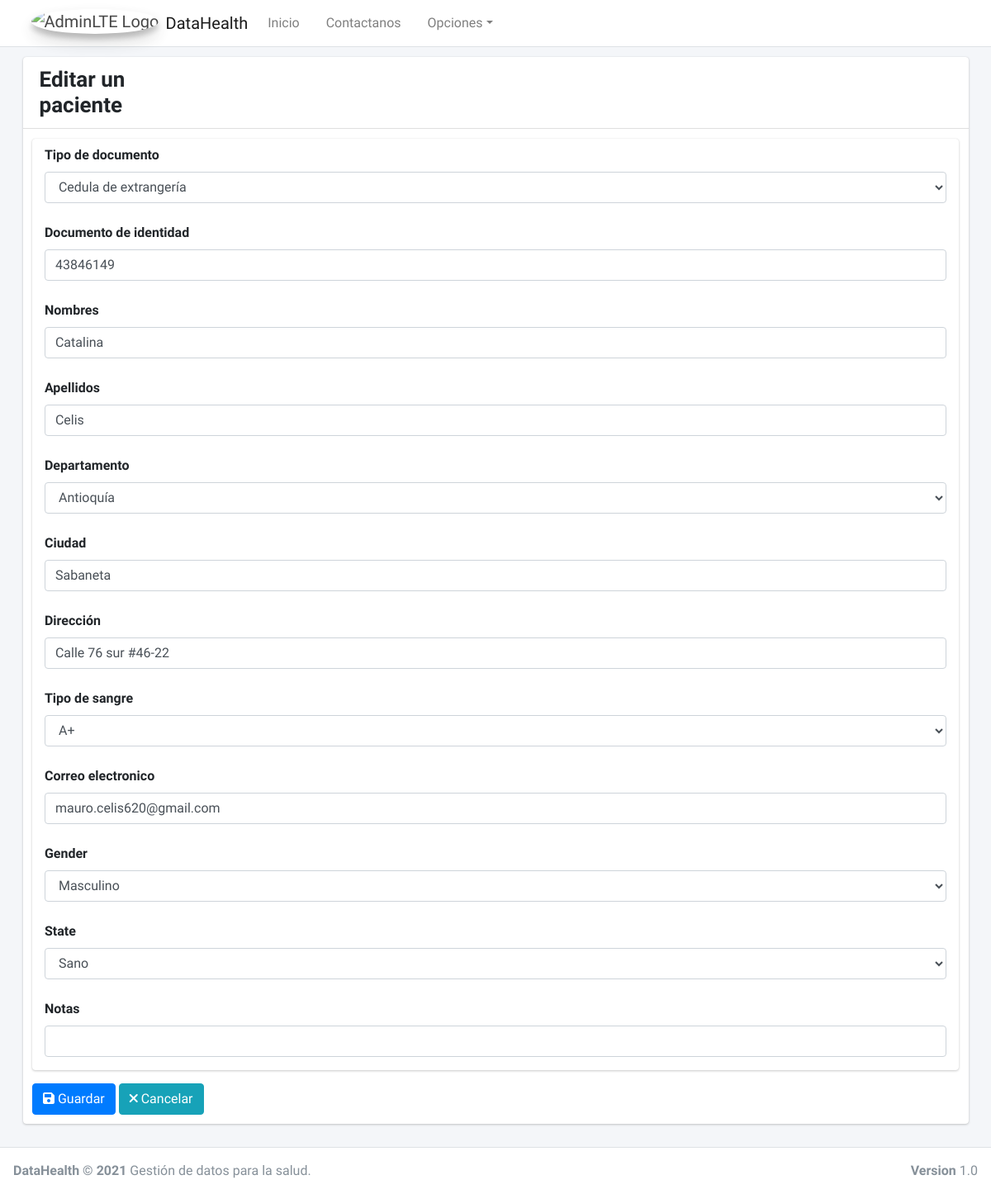
/pacientes/edit/43846149/ (signed in), run on the app's committed database.
### core/patients/models.py (models this page shows, shortened)
class patients(models.Model):
    document_type = models.CharField(choices=[
        ('T.I.', 'Tarjeta de identidad'),
        ('C.C', 'Cedula de Ciudadanía'),
        ('C.E', 'Cedula de extrangería')
    ], max_length=30, verbose_name='Tipo de documento', null=False, blank=False, default='Cedula de Ciudadanía')
    id_patient = models.IntegerField(verbose_name='documento de identidad', unique=True, primary_key=True, null=False)
    name = models.CharField(max_length=50, verbose_name='Nombres', null=False)
    lastname = models.CharField(max_length=50, verbose_name='Apellidos', null=False)
    departament = models.CharField(choices=[
        ('Leticia', 'Amazonas'),
        ('Medellín', 'Antioquía'),
        ('Arauca', 'Arauca'),
        ('Barranquilla', 'Atlántico'),
        ('Cartagena de Indias', 'Bolívar'),
        ('Tunja', 'Boyacá'),
        ('Manizales', 'Caldas'),
        ('Florencia', 'Caquetá'),
        ('Yopal', 'Casanare'),
        ('Popayán', 'Cauca'),
        ('Valledupar', 'Cesar'),
        ('Quibdó', 'Chocó'),
        ('Montería', 'Córdoba'),
        ('Bogotá', 'Cundinamarca'),
        ('Inírida', 'Guainía'),
        ('San José del Guaviare', 'Guaviare'),
        ('Neiva', 'Huila'),
        ('Riohacha', 'La Guajira'),
        ('Santa Marta', 'Magdalena'),
        ('Villavicencio', 'Meta'),
        ('San Juan de Pasto', 'Nariño'),
        ('San José de Cúcuta', 'Norte de Santander'),
        ('Mocoa', 'Putumayo'),
        ('Armenia', 'Quindío'),
        ('Pereira', 'Risaralda'),
        ('San Andrés', 'San Andrés y Providencia'),
        ('Bucaramanga', 'Santander'),
        ('Sincelejo', 'Sucre'),
        ('Ibagué', 'Tolima'),
        ('Cali', 'Valle del Cauca'),
        ('Mitú', 'Vaupés'),
        ('Puerto Carreño', 'Vichada'),
    ], max_length=50, verbose_name='Departamento', null=False)
    city = models.CharField(max_length=30, verbose_name='Ciudad')
    direccion = models.CharField(max_length=30, verbose_name='Dirección', null=True, blank=True)
    rh = models.CharField(choices=[
        ('A positivo', 'A+'),
        ('A negativo', 'A-'),
        ('O positivo', 'O+'),
        ('O negativo', 'O-' ),
        ('AB positivo', 'AB+'),
        ('AB negativo','AB-'),
        ( 'B positivo','B+'),
        ('B negativo', 'B-')
    ], verbose_name='Tipo de sangre', max_length=15, default='A+')
    email = models.CharField(verbose_name='Correo electronico', max_length=50, null=True, blank=True)
    gender = models.CharField(choices=[
        ('F', 'Femenino'),
        ('M', 'Masculino')
    ], max_length=1, default='F')
    state = models.CharField(choices=[
        ('Interno', 'Interno'),
        ('Alta', 'Alta'),
        ('Recuperación', 'Recuperación'),
        ('Sano', 'Sano'),
        ('requiere cirugia', 'requiere cirugia' )
    ], max_length=30, default='Sano')
    notas= models.CharField(max_length=1000, null= True, blank=True, unique=False)
    class Meta:
        verbose_name = 'Paciente'
        verbose_name_plural = 'Pacientes'
        db_table = 'Pacientes'

### core/patients/views.py (the view)
# urls.py: path('pacientes/edit/<int:pk>/', PacientesUpdateView.as_view(), name='Pacientes_Update'),
class PacientesUpdateView(UpdateView):
    model = patients
    form_class = PatientsForm
    template_name = 'PatientsCreate.html'
    success_url = reverse_lazy('Patients')
    @method_decorator(login_required)
    def dispatch(self, request, *args, **kwargs):
        return super().dispatch(request, *args, **kwargs)
    def get_context_data(self, **kwargs):
        context = super().get_context_data(**kwargs)
        context['title'] = 'Editar un paciente'
        context['action'] = 'edit'
        context['list_url'] = reverse_lazy('Patients')
        context['entity'] = 'Pacientes'
        return context

### core/patients/forms.py
class PatientsForm(ModelForm):
    def __init__(self, *args, **kwargs):
        super().__init__(*args, **kwargs)
        for form in self.visible_fields():
            form.field.widget.attrs['class'] = 'form-control'
            form.field.widget.attrs['autocomplete'] = 'off'
    class Meta:
        model = patients
        fields = '__all__'

### core/patients/templates/PatientsCreate.html
{% extends 'FormBase.html' %}

### core/base/templates/FormBase.html (shortened to what this page needs)
{% extends 'index.html' %}
{% block Content %}
<form action="." method="post" class="form">
    <div class="card">
        <div class="card-body table-responsive p-0" style="padding: 1%">
                {% for field in form.visible_fields %}
                    <div class="form-group" style="padding: 8px 15px 0px 15px">
                        <label for="name">{{ field.label }}</label>
                    {{ field }}
                    </div>
                {% endfor %}
        </div>
    </div>
        <button type="submit" class="btn btn-primary">
            <i class="fas fa-save"></i> Guardar
        </button>
        <a href="{{ list_url }}" class="btn btn-info">
            <i class="fas fa-times"></i> Cancelar
        </a>
</form>
{% endblock %}

### data on the page
patients: visible_fields "Cedula de extrangería" "43846149" "Catalina" "Celis" "Antioquía" "Sabaneta" "Calle 76 sur #46-22" "A+" "mauro.celis620@gmail.com" "Masculino" "Sano"

### other printed values
{{ title }} "Editar un paciente"
{{ field.label }} "Tipo de documento" "Documento de identidad" "Nombres" "Apellidos" "Departamento" "Ciudad" "Dirección" "Tipo de sangre" "Correo electronico" "Gender" "State" "Notas"
